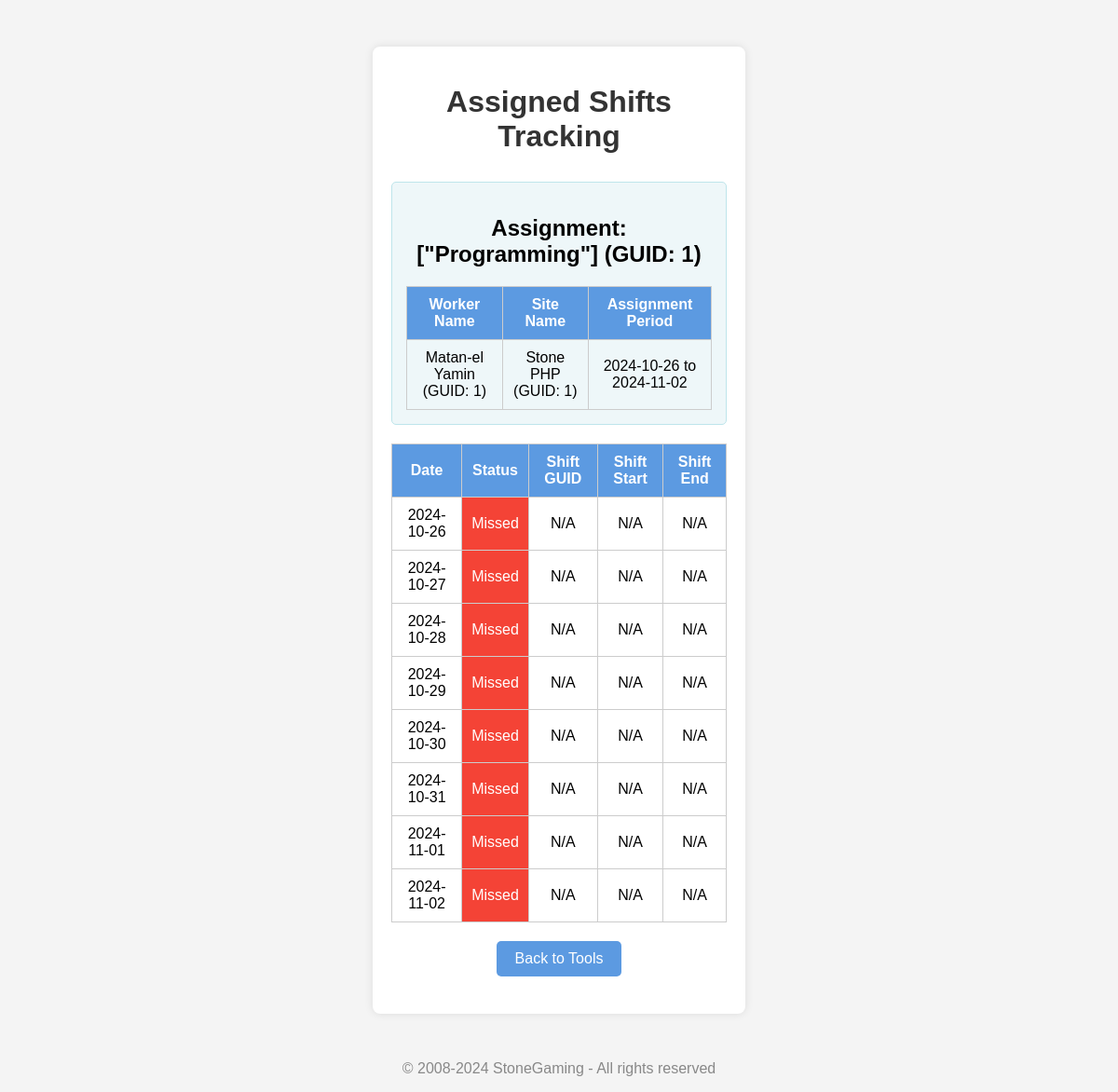
The app's page /tools/attendance.php with its own data.
### tables this page shows
CREATE TABLE shift_assignments (
                        `assignment_guid`      int(16)         AUTO_INCREMENT   PRIMARY KEY,
                        `site_guid`            int(16)         NOT NULL         DEFAULT 0,
                        `workers`              varchar(99)     NOT NULL         DEFAULT '1',
                        `description`          varchar(99)     NOT NULL         DEFAULT '',
                        `shift_start_date`     DATE            NOT NULL         DEFAULT CURDATE(),
                        `shift_end_date`       DATE            NOT NULL         DEFAULT CURDATE(),
                        `shift_created_date`   DATETIME        NOT NULL         DEFAULT NOW()
);

CREATE TABLE `users` (
                        `user_guid`            int(16)         NOT NULL         AUTO_INCREMENT PRIMARY KEY,
                        `first_name`           varchar(99)     NOT NULL,
                        `last_name`            varchar(99)     NOT NULL,
                        `passport_id`          varchar(30)     NOT NULL,
                        `password`             varchar(30)     NOT NULL         DEFAULT '123456789',
                        `email`                varchar(50)     DEFAULT          '',
                        `phone_number`         varchar(20)     NOT NULL         DEFAULT '0',
                        `country`              varchar(30)     NOT NULL         DEFAULT 'Israel',
                        `description`          varchar(99)     NOT NULL         DEFAULT '',
                        `group`                enum('disabled','workers','drivers','site_managers','admins') NOT NULL DEFAULT 'workers'
);

CREATE TABLE `sites` (
                        `site_guid`            int(16)          NOT NULL        AUTO_INCREMENT PRIMARY KEY,
                        `site_name`            varchar(99)      NOT NULL,
                        `site_address`         varchar(99)      NOT NULL,
                        `phone_number`         varchar(20)      NULL,
                        `shiftStart_time`      TIME             NOT NULL        DEFAULT '07:00:00',
                        `shiftEnd_time`        TIME             NOT NULL        DEFAULT '18:00:00',
                        `site_owner_guid`      int(16)          NOT NULL        DEFAULT 0
);

### tools/attendance.php (the view, shortened to what this page needs)
<?php
$host = 'localhost';
$dbname = 'rhr';
$username = 'root';
$password = '';
try {
    $pdo = new PDO("mysql:host=$host;dbname=$dbname;charset=utf8mb4", $username, $password);
    $pdo->setAttribute(PDO::ATTR_ERRMODE, PDO::ERRMODE_EXCEPTION);
} catch (PDOException $e) {
    die("Database connection failed: " . $e->getMessage());
}
$queryAssigned = "
    SELECT
        sa.assignment_guid,
        sa.shift_start_date,
        sa.shift_end_date,
        u.first_name,
        u.last_name,
        u.user_guid,
        si.site_name,
        si.site_guid,
        s.shift_guid,
        s.shift_start,
        s.shift_end,
        sa.description
    FROM
        shift_assignments sa
    JOIN
        shift_assignment_workers saw ON sa.assignment_guid = saw.assignment_guid
    JOIN
        users u ON saw.user_guid = u.user_guid
    JOIN
        sites si ON sa.site_guid = si.site_guid
    LEFT JOIN
        shifts s ON s.user_guid = u.user_guid
            AND s.site_guid = sa.site_guid
            AND DATE(s.shift_start) BETWEEN sa.shift_start_date AND sa.shift_end_date
    ORDER BY
        u.user_guid, sa.shift_start_date
";
$stmtAssigned = $pdo->prepare($queryAssigned);
$stmtAssigned->execute();
$assignments = $stmtAssigned->fetchAll(PDO::FETCH_ASSOC);
function getDateRange($start, $end) {
    $period = new DatePeriod(
        new DateTime($start),
        new DateInterval('P1D'),
        (new DateTime($end))->modify('+1 day')
    );
    $dates = [];
    foreach ($period as $date) {
        $dates[] = $date->format('Y-m-d');
    }
    return $dates;
}
?>
<!DOCTYPE html>
<html lang="en">
<head>
</head>
<body>
<div class="container">
    <h1>Assigned Shifts Tracking</h1>
    <?php
    foreach ($assignments as $assignment):
        ?>
        <div class="summary-box">
            <h2>Assignment: <?= $assignment['description']; ?> (GUID: <?= $assignment['assignment_guid']; ?>)</h2>
            <table>
                <tr>
                    <th>Worker Name</th>
                    <th>Site Name</th>
                    <th>Assignment Period</th>
                </tr>
                <tr>
                    <td><?= $assignment['first_name'] . ' ' . $assignment['last_name']; ?> (GUID: <?= $assignment['user_guid']; ?>)</td>
                    <td><?= $assignment['site_name']; ?> (GUID: <?= $assignment['site_guid']; ?>)</td>
                    <td><?= $assignment['shift_start_date']; ?> to <?= $assignment['shift_end_date']; ?></td>
                </tr>
            </table>
        </div>
        <?php
        $assignmentDays = getDateRange($assignment['shift_start_date'], $assignment['shift_end_date']);
        $shifts = [];
        ?>
        <table>
            <thead>
            <tr>
                <th>Date</th>
                <th>Status</th>
                <th>Shift GUID</th>
                <th>Shift Start</th>
                <th>Shift End</th>
            </tr>
            </thead>
            <tbody>
            <?php foreach ($assignmentDays as $day): ?>
                <?php
                $shiftInfo = array_filter($shifts, function($shift) use ($day) {
                    return $shift['date'] === $day;
                });
                $shiftInfo = reset($shiftInfo);
                ?>
                <tr>
                    <td><?= $day; ?></td>
                    <td class="<?= $shiftInfo ? 'attended' : 'missed'; ?>">
                        <?= $shiftInfo ? 'Attended' : 'Missed'; ?>
                    </td>
                    <td><?= $shiftInfo ? $shiftInfo['shift_guid'] : 'N/A'; ?></td>
                    <td><?= $shiftInfo ? $shiftInfo['shift_start'] : 'N/A'; ?></td>
                    <td><?= $shiftInfo ? $shiftInfo['shift_end'] : 'N/A'; ?></td>
                </tr>
            <?php endforeach; ?>
            </tbody>
        </table>
    <?php endforeach; ?>
    <div class="center">
        <a href="index.php" class="back-btn">Back to Tools</a>
    </div>
</div>
<footer>
    <p dir="auto">&copy; 2008-<?php echo date('Y'); ?> StoneGaming - All rights reserved</p>
</footer>
</body>
</html>

### tools/attendance.php (style rules this page uses)
body { font-family: Arial, sans-serif; background-color: #f4f4f4; margin: 0; padding: 0; }
.container { width: 30%; max-width: 1200px; margin: 50px auto; padding: 20px; background-color: white; box-shadow: 0 0 10px rgba(0, 0, 0, 0.1); border-radius: 8px; text-align: center; }
h1 { text-align: center; color: #333; font-size: 2rem; }
table { width: 100%; border-collapse: collapse; margin-top: 20px; }
table, th, td { border: 1px solid #ccc; }
th, td { padding: 10px; text-align: center; }
th { background-color: #5c9ae1; color: white; }
.missed { background-color: #f44336; color: white; }
.summary-box { margin-top: 30px; padding: 15px; background-color: #eef7f9; border: 1px solid #bee5eb; border-radius: 5px; text-align: center; }
.back-btn { display: inline-block; margin: 20px auto; padding: 10px 20px; background-color: #5c9ae1; color: white; text-decoration: none; border-radius: 5px; transition: background-color 0.3s ease; }
footer { text-align: center; margin-top: 50px; color: #888; }

### records on screen
shift_assignments: description "[\"Programming\"]", assignment_guid "1", users.first_name "Matan-el", users.last_name "Yamin", users.user_guid "1", site_guid.site_name "Stone PHP", site_guid.site_guid "1", shift_start_date "2024-10-26", shift_end_date "2024-11-02", day "2024-10-27", day "2024-10-28", day "2024-10-29", day "2024-10-30", day "2024-10-31", day "2024-11-01"
